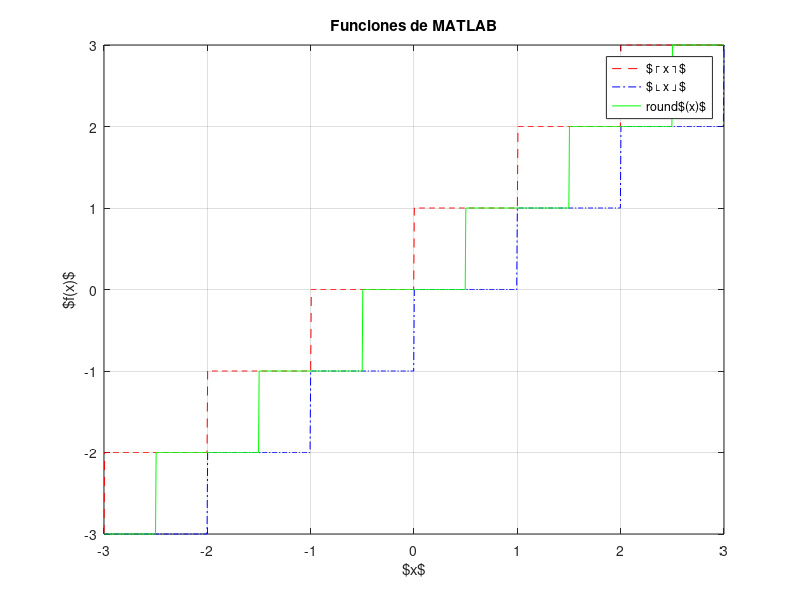
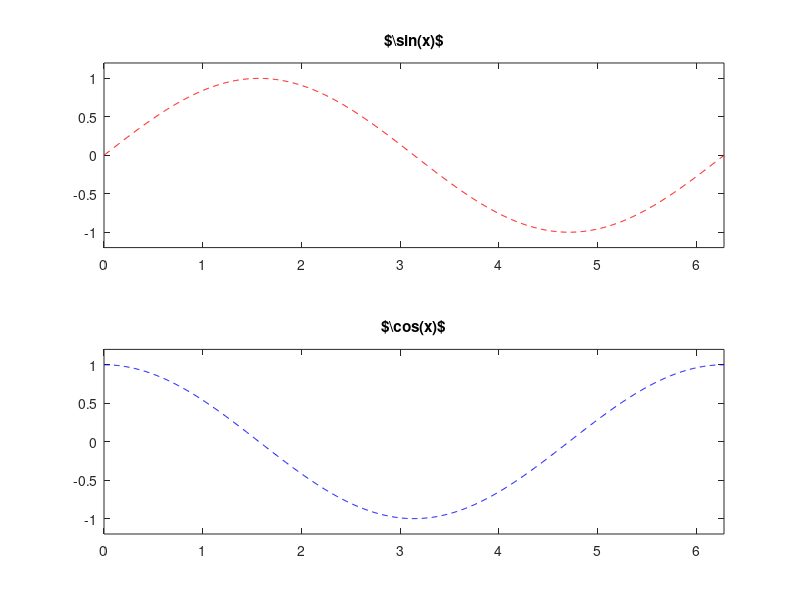

Here is the MATLAB script that generated these plots, in order:
% Laboratorio 1
% Carlos Lezama
% Macroeconomía dinámica 1 | ITAM | Primavera 2022
% Figuras y gráficas

x = linspace(-3, 3, 1000);

figure(1);
plot(x, ceil(x), '--r', x, floor(x), '-.b', x, round(x), '-g')
title('Funciones de MATLAB')
xlabel('$x$')
ylabel('$f(x)$')
legend('$\lceil x \rceil$', '$\lfloor x \rfloor$', 'round$(x)$')
grid on

x = linspace(0, 2 * pi, 1000);

figure(2);
subplot(2, 1, 1)
plot(x, sin(x), '--r')
title('$\sin(x)$')
axis([0, 2 * pi, -1.2, 1.2])
subplot(2, 1, 2)
plot(x, cos(x), '--b')
title('$\cos(x)$')
axis([0, 2 * pi, -1.2, 1.2])
